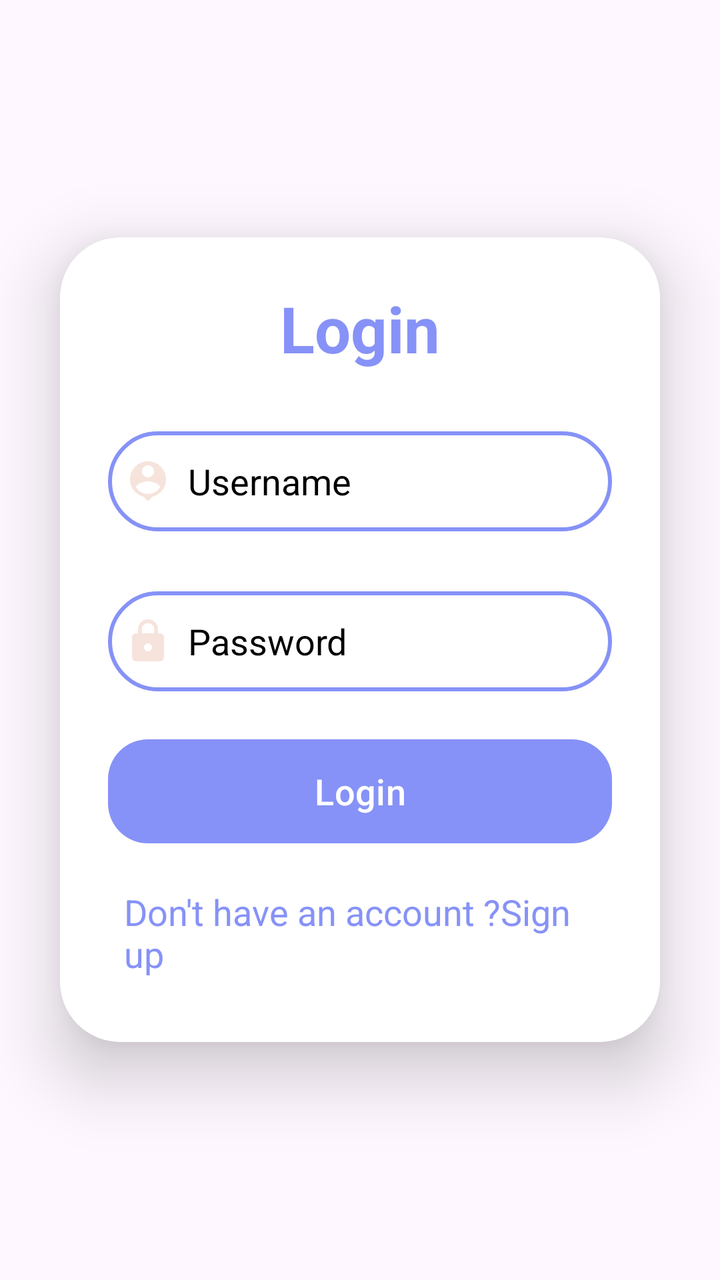
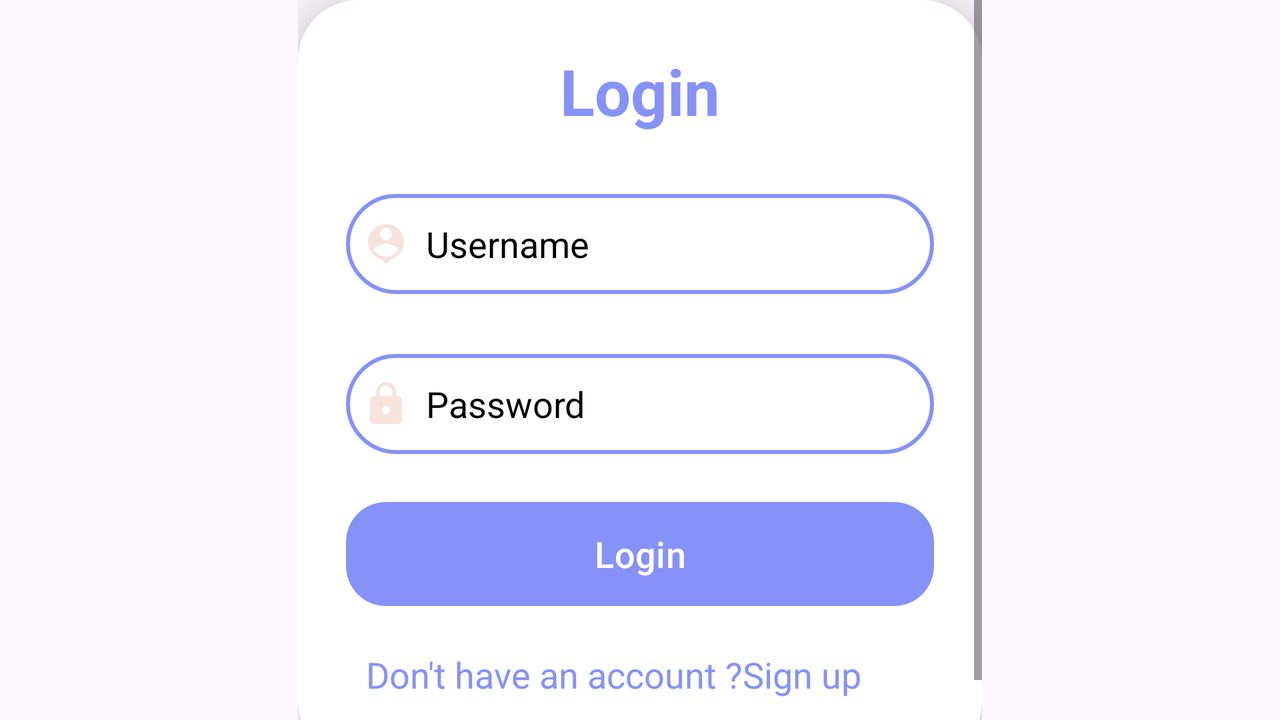

The same Android screen from two of the app's own layout files: first res/layout/ as a phone draws it, then the repository's variant for another configuration, drawn on a device whose configuration selects that folder. Both files follow.
<!-- AndroidManifest.xml: application theme Theme.RegFire -->
<!-- res/layout/activity_login.xml -->
<?xml version="1.0" encoding="utf-8"?>
    <LinearLayout xmlns:android="http://schemas.android.com/apk/res/android"
        xmlns:app="http://schemas.android.com/apk/res-auto"
        xmlns:tools="http://schemas.android.com/tools"
        android:layout_width="match_parent"
        android:layout_height="match_parent"
        android:orientation="vertical"
        android:gravity="center"
        android:background="@drawable/bg2"
        tools:context=".LoginActivity">

        <androidx.cardview.widget.CardView
            android:layout_width="match_parent"
            android:layout_height="wrap_content"
            android:layout_margin="30dp"
            app:cardCornerRadius="30dp"
            app:cardElevation="20dp">

            <LinearLayout
                android:layout_width="match_parent"
                android:layout_height="wrap_content"
                android:orientation="vertical"
                android:layout_gravity="center_horizontal"
                android:padding="24dp"
                android:backgroundTint="@color/white"
                android:background="@drawable/lavender_border">

                <TextView
                    android:layout_width="match_parent"
                    android:layout_height="wrap_content"
                    android:text="Login"
                    android:textSize="32dp"
                    android:textAlignment="center"
                    android:textStyle="bold"
                    android:textColor="@color/Lavender"/>

                <EditText
                    android:layout_width="match_parent"
                    android:layout_height="50dp"
                    android:id="@+id/login_username"
                    android:background="@drawable/lavender_border"
                    android:layout_marginTop="30dp"
                    android:padding="8dp"
                    android:hint="Username"
                    android:textColorHint="@color/black"
                    android:drawableLeft="@drawable/baseline_person_pin_24"
                    android:drawablePadding="8dp"
                    android:textColor="@color/black"/>

                <EditText
                    android:layout_width="match_parent"
                    android:layout_height="50dp"
                    android:id="@+id/login_password"
                    android:background="@drawable/lavender_border"
                    android:layout_marginTop="30dp"
                    android:padding="8dp"
                    android:hint="Password"
                    android:inputType="textPassword"
                    android:textColorHint="@color/black"
                    android:drawableLeft="@drawable/baseline_lock_24"
                    android:drawablePadding="8dp"
                    android:textColor="@color/black"/>

                <Button
                    android:layout_width="match_parent"
                    android:layout_height="60dp"
                    android:text="Login"
                    android:id="@+id/login_button"
                    android:textSize="18dp"
                    android:layout_marginTop="20dp"
                    app:cornerRadius="20dp"/>

                <TextView
                    android:layout_width="wrap_content"
                    android:layout_height="wrap_content"
                    android:id="@+id/signupRedirectText"
                    android:text="Don't have an account ?Sign up"
                    android:layout_gravity="center"
                    android:padding="8dp"
                    android:layout_marginTop="10dp"
                    android:textSize="18dp"
                    android:textColor="@color/Lavender"/>
            </LinearLayout>



        </androidx.cardview.widget.CardView>

    </LinearLayout>
<!-- resources referenced by this layout -->
<resources>
  <color name="Lavender">#8692f7</color>
  <color name="black">#FF000000</color>
  <color name="white">#FFFFFFFF</color>
  <!-- drawable baseline_lock_24 (drawable) -->
  <vector android:height="24dp" android:tint="#F6E3DC"
      android:viewportHeight="24" android:viewportWidth="24"
      android:width="24dp" xmlns:android="http://schemas.android.com/apk/res/android">
      <path android:fillColor="@android:color/white" android:pathData="M18,8h-1L17,6c0,-2.76 -2.24,-5 -5,-5S7,3.24 7,6v2L6,8c-1.1,0 -2,0.9 -2,2v10c0,1.1 0.9,2 2,2h12c1.1,0 2,-0.9 2,-2L20,10c0,-1.1 -0.9,-2 -2,-2zM12,17c-1.1,0 -2,-0.9 -2,-2s0.9,-2 2,-2 2,0.9 2,2 -0.9,2 -2,2zM15.1,8L8.9,8L8.9,6c0,-1.71 1.39,-3.1 3.1,-3.1 1.71,0 3.1,1.39 3.1,3.1v2z"/>
  </vector>
  <!-- drawable baseline_person_pin_24 (drawable) -->
  <vector android:height="24dp" android:tint="#F6E3DC"
      android:viewportHeight="24" android:viewportWidth="24"
      android:width="24dp" xmlns:android="http://schemas.android.com/apk/res/android">
      <path android:fillColor="@android:color/white" android:pathData="M12,2c-4.97,0 -9,4.03 -9,9 0,4.17 2.84,7.67 6.69,8.69L12,22l2.31,-2.31C18.16,18.67 21,15.17 21,11c0,-4.97 -4.03,-9 -9,-9zM12,4c1.66,0 3,1.34 3,3s-1.34,3 -3,3 -3,-1.34 -3,-3 1.34,-3 3,-3zM12,18.3c-2.5,0 -4.71,-1.28 -6,-3.22 0.03,-1.99 4,-3.08 6,-3.08 1.99,0 5.97,1.09 6,3.08 -1.29,1.94 -3.5,3.22 -6,3.22z"/>
  </vector>
  <!-- drawable lavender_border (drawable) -->
  <?xml version="1.0" encoding="utf-8"?>
  <shape xmlns:android="http://schemas.android.com/apk/res/android"
      android:shape="rectangle">
      <stroke
          android:width="2dp"
          android:color="@color/Lavender"/>
      <corners
          android:radius="30dp"/>
  </shape>
  <style name="Theme.RegFire" parent="Base.Theme.RegFire" />
  <style name="Base.Theme.RegFire" parent="Theme.Material3.DayNight.NoActionBar">
          
           <item name="colorPrimary">@color/Lavender</item>
          <item name="colorPrimaryVariant">@color/Lavender</item>
  
      </style>
</resources>
<!-- res/layout-land/activity_login.xml (the repository's variant of the layout above) -->
<!-- drawn on the phone turned sideways -->
<?xml version="1.0" encoding="utf-8"?>
    <LinearLayout xmlns:android="http://schemas.android.com/apk/res/android"
        xmlns:app="http://schemas.android.com/apk/res-auto"
        xmlns:tools="http://schemas.android.com/tools"
        android:layout_width="match_parent"
        android:layout_height="match_parent"
        android:orientation="vertical"
        android:gravity="center"
        android:background="@drawable/bg2"
        tools:context=".LoginActivity">

    <ScrollView
        android:layout_width="wrap_content"
        android:layout_height="wrap_content"
        android:fillViewport="true"
        tools:ignore="UselessParent">

        <androidx.cardview.widget.CardView
            android:layout_width="match_parent"
            android:layout_height="wrap_content"
            app:cardCornerRadius="30dp"
            app:cardElevation="20dp">

            <LinearLayout
                android:layout_width="342dp"
                android:layout_height="wrap_content"
                android:layout_gravity="center_horizontal"
                android:background="@drawable/lavender_border"
                android:backgroundTint="@color/white"
                android:orientation="vertical"
                android:padding="24dp">

                <TextView
                    android:layout_width="match_parent"
                    android:layout_height="wrap_content"
                    android:text="Login"
                    android:textAlignment="center"
                    android:textColor="@color/Lavender"
                    android:textSize="32dp"
                    android:textStyle="bold" />

                <EditText
                    android:id="@+id/login_username"
                    android:layout_width="match_parent"
                    android:layout_height="50dp"
                    android:layout_marginTop="30dp"
                    android:background="@drawable/lavender_border"
                    android:drawableLeft="@drawable/baseline_person_pin_24"
                    android:drawablePadding="8dp"
                    android:hint="Username"
                    android:padding="8dp"
                    android:textColor="@color/black"
                    android:textColorHint="@color/black" />

                <EditText
                    android:id="@+id/login_password"
                    android:layout_width="match_parent"
                    android:layout_height="50dp"
                    android:layout_marginTop="30dp"
                    android:background="@drawable/lavender_border"
                    android:drawableLeft="@drawable/baseline_lock_24"
                    android:drawablePadding="8dp"
                    android:hint="Password"
                    android:inputType="textPassword"
                    android:padding="8dp"
                    android:textColor="@color/black"
                    android:textColorHint="@color/black" />

                <Button
                    android:id="@+id/login_button"
                    android:layout_width="match_parent"
                    android:layout_height="60dp"
                    android:layout_marginTop="20dp"
                    android:text="Login"
                    android:textSize="18dp"
                    app:cornerRadius="20dp" />

                <TextView
                    android:id="@+id/signupRedirectText"
                    android:layout_width="316dp"
                    android:layout_height="wrap_content"
                    android:layout_gravity="center"
                    android:layout_marginTop="10dp"
                    android:padding="8dp"
                    android:text="   Don't have an account ?Sign up"
                    android:textColor="@color/Lavender"
                    android:textSize="18dp" />
            </LinearLayout>

        </androidx.cardview.widget.CardView>

    </ScrollView>

</LinearLayout>
